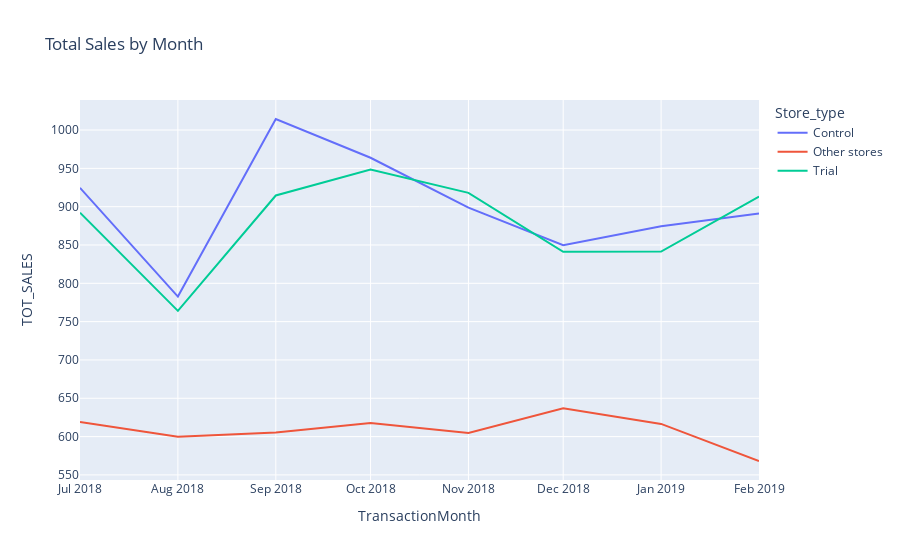

The cell this chart's notebook holds for it:
### Markdown cell above
We have found store 155 as the control store for store 86, Next we will see if the factors Total sales and Number of customers are the same for both before the trial.

### Code cell
measureOverTimeSales = measureOverTime.copy()
measureOverTimeSales['Store_type'] = np.where(measureOverTimeSales['STORE_NBR'] == trial_store, 'Trial',
                                              np.where(measureOverTimeSales['STORE_NBR'] == control_store, 'Control', 'Other stores'))
pastSales = measureOverTimeSales.groupby(['Month_Id','Store_type'])['TOT_SALES'].mean().reset_index()
pastSales['TransactionMonth'] = pd.to_datetime(pastSales['Month_Id'].astype(str).str[:-2]+'-'+pastSales['Month_Id'].astype(str).str[-2:], format='%Y-%m')
#pastSales['TransactionMonth'] = pd.to_datetime((pastSales['YEARMONTH']//100).astype(str) + '-' + (pastSales['YEARMONTH']%100).astype(str) + '-01')

pastSales = pastSales[pastSales["Month_Id"] < '201903']


fig = px.line(pastSales, x="TransactionMonth", y="TOT_SALES", color = 'Store_type',title='Total Sales by Month')
fig.show()

### Figure 1 — Plotly figure (JSON) as saved in the notebook; plotly's stock layout.template omitted (floating-point values rounded to 4 significant figures)
{"data": [{"hovertemplate": "Store_type=Control<br>TransactionMonth=%{x}<br>TOT_SALES=%{y}<extra></extra>", "legendgroup": "Control", "line": {"color": "#636efa", "dash": "solid"}, "marker": {"symbol": "circle"}, "mode": "lines", "name": "Control", "orientation": "v", "showlegend": true, "type": "scatter", "x": ["2018-07-01T00:00:00", "2018-08-01T00:00:00", "2018-09-01T00:00:00", "2018-10-01T00:00:00", "2018-11-01T00:00:00", "2018-12-01T00:00:00", "2019-01-01T00:00:00", "2019-02-01T00:00:00"], "xaxis": "x", "y": [924.6, 782.7, 1014.0, 963.8, 898.8, 849.8, 874.6, 891.2], "yaxis": "y"}, {"hovertemplate": "Store_type=Other stores<br>TransactionMonth=%{x}<br>TOT_SALES=%{y}<extra></extra>", "legendgroup": "Other stores", "line": {"color": "#EF553B", "dash": "solid"}, "marker": {"symbol": "circle"}, "mode": "lines", "name": "Other stores", "orientation": "v", "showlegend": true, "type": "scatter", "x": ["2018-07-01T00:00:00", "2018-08-01T00:00:00", "2018-09-01T00:00:00", "2018-10-01T00:00:00", "2018-11-01T00:00:00", "2018-12-01T00:00:00", "2019-01-01T00:00:00", "2019-02-01T00:00:00"], "xaxis": "x", "y": [619.2, 599.7, 605.3, 617.9, 604.6, 636.9, 616.6, 568.2], "yaxis": "y"}, {"hovertemplate": "Store_type=Trial<br>TransactionMonth=%{x}<br>TOT_SALES=%{y}<extra></extra>", "legendgroup": "Trial", "line": {"color": "#00cc96", "dash": "solid"}, "marker": {"symbol": "circle"}, "mode": "lines", "name": "Trial", "orientation": "v", "showlegend": true, "type": "scatter", "x": ["2018-07-01T00:00:00", "2018-08-01T00:00:00", "2018-09-01T00:00:00", "2018-10-01T00:00:00", "2018-11-01T00:00:00", "2018-12-01T00:00:00", "2019-01-01T00:00:00", "2019-02-01T00:00:00"], "xaxis": "x", "y": [892.2, 764.0, 914.6, 948.4, 918, 841.2, 841.4, 913.2], "yaxis": "y"}], "layout": {"legend": {"title": {"text": "Store_type"}, "tracegroupgap": 0}, "title": {"text": "Total Sales by Month"}, "xaxis": {"anchor": "y", "domain": [0, 1], "title": {"text": "TransactionMonth"}}, "yaxis": {"anchor": "x", "domain": [0, 1], "title": {"text": "TOT_SALES"}}}}
